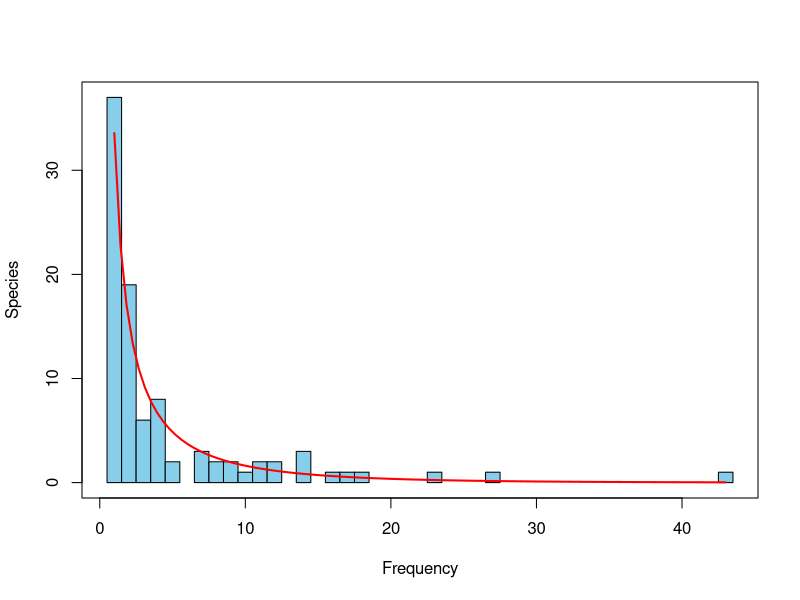
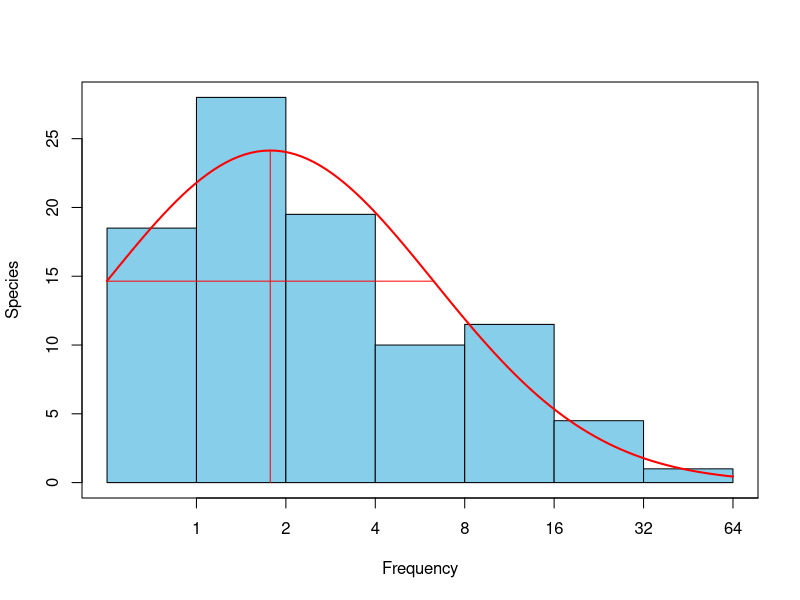
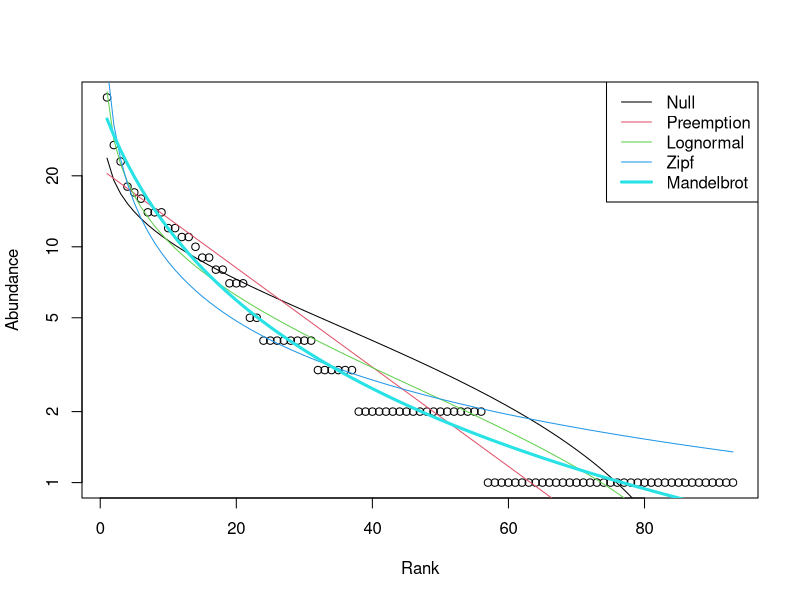
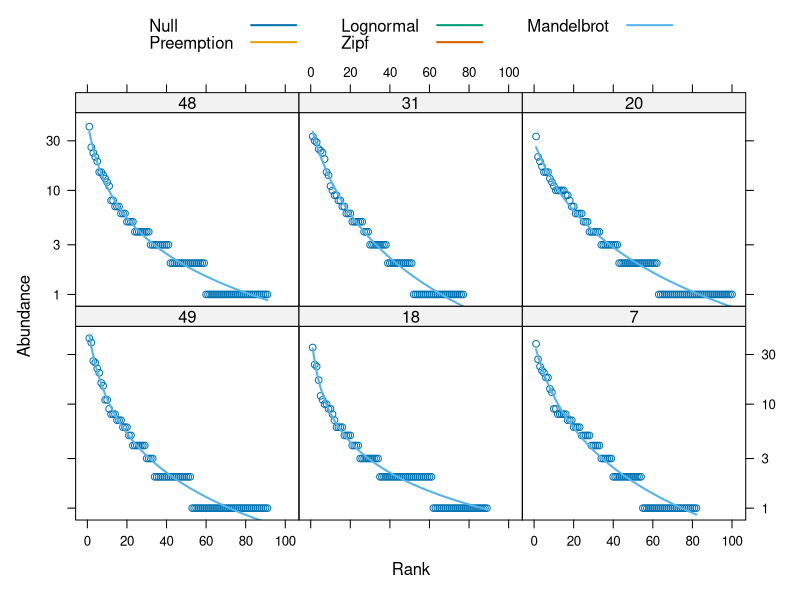

These charts were generated, in order, by the following R code:
## ---- chunk 1
library(tidyverse)

mites <- read.csv('../../../static/BCB743/Num_Ecol_R_book_ed1/mite.txt', sep = "")

# make a head-tail function
ht <- function(d) rbind(head(d, 7), tail(d, 7))

# Lets look at a portion of the data:
ht(mites[, 1:7])
## ---- chunk 2
library(vegan)

# ?BCI # see the help file for a description of the data

data(BCI)

# take one random sample of a row (site):
k <- sample(nrow(BCI), 1)
fish <- fisherfit(BCI[k,])
fish
plot(fish)
## ---- chunk 3
pres <- prestondistr(BCI[k,])
pres
plot(pres)

## ---- chunk 4
rad <- radfit(BCI[k,])
rad
plot(rad)
## ---- chunk 5
m <- sample(nrow(BCI), 6)
rad2 <- radfit(BCI[m, ])
rad2
plot(rad2)
